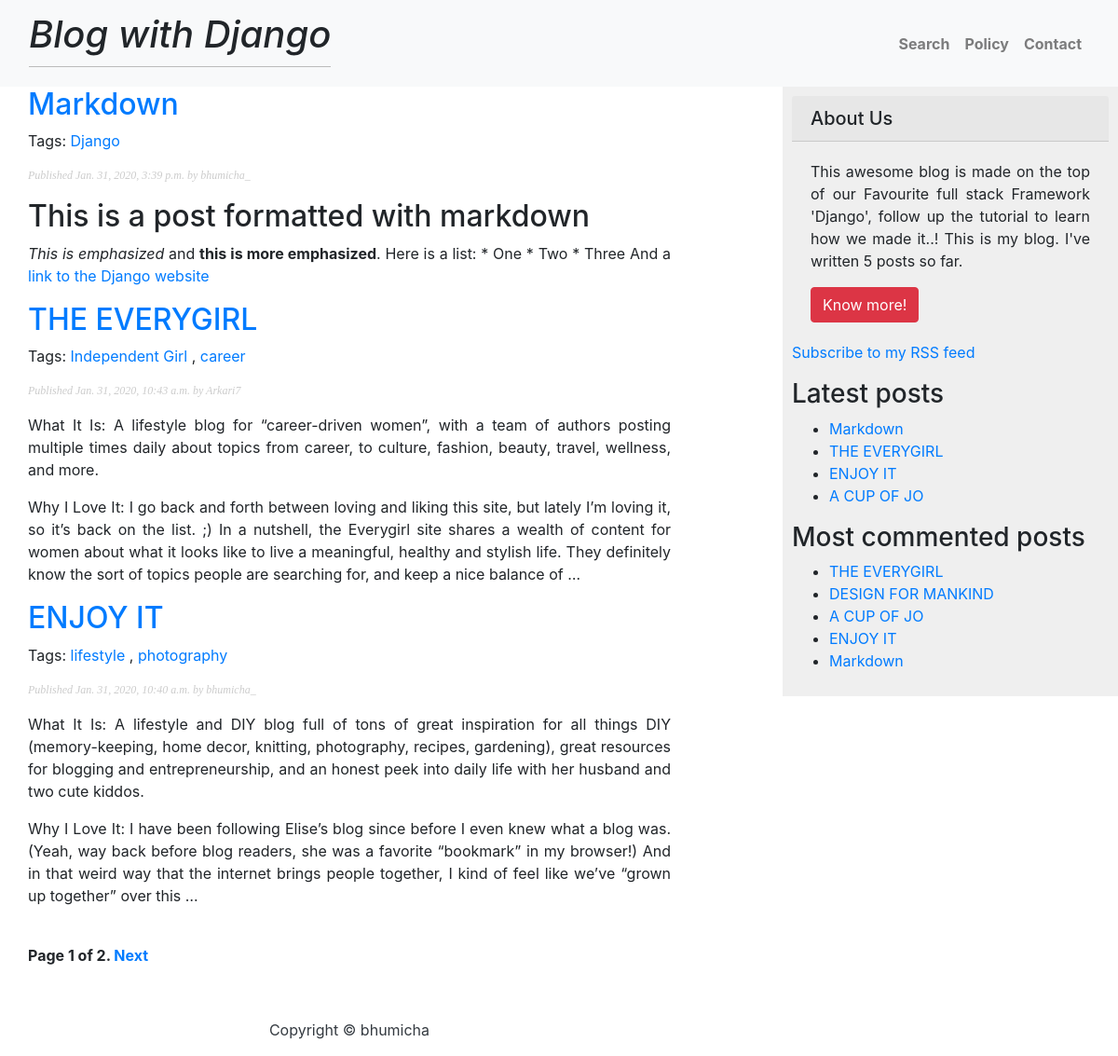
Screenshot of /blog/ with the database file from the repository.
### blog/models.py (models this page shows)
class Post(models.Model):
    STATUS_CHOICES = (
    ('draft', 'Draft'),
    ('published', 'Published'),
                        )
    title = models.CharField(max_length=250)
    slug = models.SlugField(max_length=250, unique_for_date='publish')
    author = models.ForeignKey(User, on_delete=models.CASCADE, related_name='blog_posts')
    body = models.TextField()
    publish = models.DateTimeField(default=timezone.now)
    created = models.DateTimeField(auto_now_add=True)
    updated = models.DateTimeField(auto_now=True)
    status = models.CharField(max_length=10, choices=STATUS_CHOICES, default='draft')
    objects = models.Manager()  # The default manager.
    published = PublishedManager()  # Our custom manager.
    tags = TaggableManager()
    def get_absolute_url(self):
        return reverse('blog:post_detail',
                       args=[self.publish.year,
                             self.publish.month,
                             self.publish.day,
                             self.slug])
    class Meta:
        ordering = ('-publish',)

### blog/views.py (the view)
# urls.py: path('', views.post_list, name='post_list'),
def post_list(request, tag_slug=None):
    object_list = Post.published.all()
    tag = None
    if tag_slug:
        tag = get_object_or_404(Tag, slug=tag_slug)
        object_list = object_list.filter(tags__in=[tag])
    paginator = Paginator(object_list, 3)  # 3 posts in each page
    page = request.GET.get('page')
    try:
        posts = paginator.page(page)
    except PageNotAnInteger:
        posts = paginator.page(1)
    except EmptyPage:
        posts = paginator.page(paginator.num_pages)
    return render(request, 'blog/post/list.html', {'page': page,
                                                   'posts': posts,
                                                   'tag': tag})

### blog/models.py (called while the page is built)
    def get_queryset(self):
        return super(PublishedManager, self).get_queryset()\
.filter(status='published')

### blog/templatetags/blog_tags.py (called while the page is built)
@register.simple_tag
def total_posts():
    return Post.published.count()

@register.inclusion_tag('blog/post/latest_posts.html')
def show_latest_posts(count=5):
    latest_posts = Post.published.order_by('-publish')[:count]
    return {'latest_posts': latest_posts}

@register.simple_tag
def get_most_commented_posts(count=5):
    return Post.published.annotate(
                total_comments=Count('comments')
            ).order_by('-total_comments')[:count]

@register.filter(name='markdown')
def markdown_format(text):
    return mark_safe(markdown.markdown(text))

### blog/templates/blog/post/list.html (shortened to what this page needs)
{% extends "blog/base.html" %}
{% load blog_tags %}
{% block content %}
  {% for post in posts %}
    <h2>
      <a href="{{ post.get_absolute_url }}">
        {{ post.title }}
      </a>
    </h2>
    <p class="tags">
      Tags:
      {% for tag in post.tags.all %}
        <a href="{% url "blog:post_list_by_tag" tag.slug %}">
          {{ tag.name }}
        </a>
        {% if not forloop.last %}, {% endif %}
      {% endfor %}
    </p>
    <p class="date">
      Published {{ post.publish }} by {{ post.author }}
    </p>
    {{ post.body|markdown|truncatewords_html:100 }}
  {% endfor %}
  {% include "pagination.html" with page=posts %}
    <footer class="py-3 bg-grey">
            <p class="m-0 text-dark text-center ">Copyright &copy; bhumicha</p>
        </footer>
{% endblock %}

### blog/templates/blog/base.html (shortened to what this page needs)
{% load blog_tags %}
{% load static %}
<!DOCTYPE html>
<html>
<head>
<link href="{% static "css/blog.css" %}" rel="stylesheet">
<link rel="stylesheet" href="https://maxcdn.bootstrapcdn.com/bootstrap/4.0.0/css/bootstrap.min.css"
 />
</head>
<body>
        <nav class="navbar navbar-expand-lg navbar-light bg-light shadow" id="mainNav">
            <div class="container-fluid">
                <a class="navbar-brand" ><h1><i>Blog with Django</i></h1> </a>
                <div class="collapse navbar-collapse" id="navbarResponsive">
                    <ul class="navbar-nav ml-auto">
                        <li class="nav-item text-black">
                            <a class="nav-link text-black font-weight-bold" href="{% url "blog:post_search" %}">Search</a>
                        </li>
                        <li class="nav-item text-black">
                            <a class="nav-link text-black font-weight-bold" href="#">Policy</a>
                        </li>
                        <li class="nav-item text-black">
                            <a class="nav-link text-black font-weight-bold" href="#">Contact</a>
                        </li>
                    </ul>
                </div>
            </div>
        </nav>
<div id="content" style="text-align: justify ">
{% block content %}
{% endblock %}
</div>
<div id="sidebar">
        <h5 class="card-header">About Us</h5>
    <div class="card-body">
        <p class="card-text" style="text-align: justify "> This awesome blog is made on the top of our Favourite full stack Framework 'Django', follow up the tutorial to learn how we made it..! This is my blog. I've written {% total_posts %} posts so far.</p>
        <a href="https://www.facebook.com/bhumicha"
           class="btn btn-danger">Know more!</a>
    </div>
<p><a href="{% url "blog:post_feed" %}">Subscribe to my RSS feed</a></p>
    <h3>Latest posts</h3>
{% show_latest_posts 4 %}
    <h3>Most commented posts</h3>
{% get_most_commented_posts as most_commented_posts %}
<ul>
{% for post in most_commented_posts %}
<li>
<a href="{{ post.get_absolute_url }}">{{ post.title }}</a>
</li>
{% endfor %}
</ul>
</div>
</body>
</html>

### blog/templates/pagination.html (shortened to what this page needs)
<div class="pagination">
<span class="step-links">
<span class="current">
Page {{ page.number }} of {{ page.paginator.num_pages }}.
</span>
{% if page.has_next %}
<a href="?page={{ page.next_page_number }}">Next</a>
{% endif %}
</span>
</div>

### blog/templates/blog/post/latest_posts.html
<ul>
{% for post in latest_posts %}
  <li>
    <a href="{{ post.get_absolute_url }}">{{ post.title }}</a>
  </li>
{% endfor %}
</ul>

### blog/static/css/blog.css (style rules this page uses)
body { margin:0; padding:0; font-family:helvetica, sans-serif; }
a { color:#00abff; text-decoration:none; }
h1 { font-weight:normal; border-bottom:1px solid #bbb; padding:0 0 10px 0; }
h2 { font-weight:normal; margin:30px 0 0; }
#content { float:left; width:60%; padding:0 0 0 30px; text-align: justify; }
#sidebar { float:right; width:30%; padding:10px; background:#efefef; height:100%; }
p.date { color:#ccc; font-family: georgia, serif; font-size: 12px; font-style: italic; }
.pagination { margin:40px 0; font-weight:bold; }

### rows the page displays
Post: title "Markdown", publish "Jan. 31, 2020, 3:39 p.m.", author "bhumicha_", body "This is a post formatted with markdown This is emphasized and this is more emphasized . Here is a list: * One * Two * Three And a link to the Django website"
Tag: name "Django"
Post: title "THE EVERYGIRL", publish "Jan. 31, 2020, 10:43 a.m.", author "Arkari7", body "What It Is: A lifestyle blog for “career-driven women”, with a team of authors posting multiple times daily about topics from career, to culture, fashion, beauty, travel, wellness, and more. Why I Love It: I go back and forth between loving and liking this site, but lately I’m loving it, so it’s back on the list. ;) In a nutshell, the Everygirl site shares a wealth of content for women about what it looks like to live a meaningful, healthy and stylish life. They definitely know the sort of topics people are searching for, and keep a nice balance of …"
Tag: name "Independent Girl"
Tag: name "career"
Post: title "ENJOY IT", publish "Jan. 31, 2020, 10:40 a.m.", author "bhumicha_", body "What It Is: A lifestyle and DIY blog full of tons of great inspiration for all things DIY (memory-keeping, home decor, knitting, photography, recipes, gardening), great resources for blogging and entrepreneurship, and an honest peek into daily life with her husband and two cute kiddos. Why I Love It: I have been following Elise’s blog since before I even knew what a blog was. (Yeah, way back before blog readers, she was a favorite “bookmark” in my browser!) And in that weird way that the internet brings people together, I kind of feel like we’ve “grown up together” over this …"
Tag: name "lifestyle"
Tag: name "photography"
Post: title "A CUP OF JO"
Post: title "DESIGN FOR MANKIND"

### other values shown
{{ page.number }} "1"
{{ page.paginator.num_pages }} "2"
